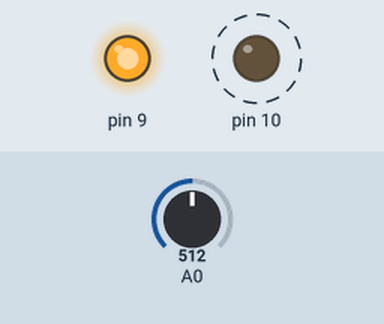
This sketch was run on a simulated Arduino Uno, built with avr-gcc and run on an emulated ATmega328P. Parts: output pins drawn as LEDs (lit = HIGH). Dashed ring = blinking. The test bench sets the inputs (shaded band); at power-on: A0 = 512.

Above: at 1.9 s.
2.0 s: A0 set to 122
At 2.3 s:
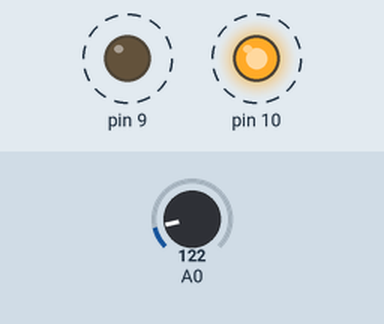
5.5 s: A0 set to 0
At 5.66 s:
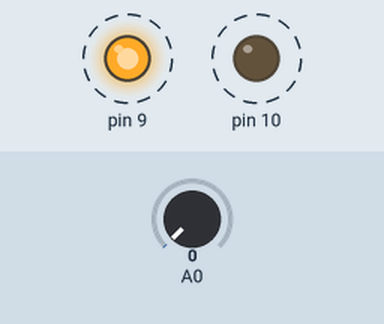
Timing chart, 0 to 15.0 s (numbered marks = the images above; inputs shaded):
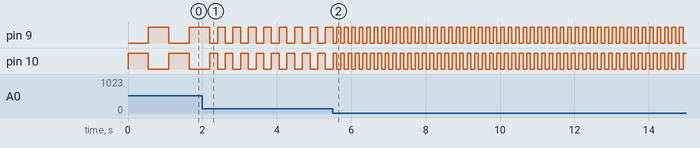

The sketch:

pot_time_led_code.ino
```cpp
void setup() {
  // put your setup code here, to run once:
  pinMode(A0,INPUT);
  pinMode(10,OUTPUT);
  pinMode(9,OUTPUT);


}

void loop() {
  // put your main code here, to run repeatedly:
  int pot_value = analogRead(A0);
  int delay_time = map(pot_value,0, 1023, 100, 1000);

  // Turn on LED A and turn off LED B
  digitalWrite(10, HIGH);
  digitalWrite(9, LOW);
  delay(delay_time);  // Wait for the mapped delay time

  // Turn off LED A and turn on LED B
  digitalWrite(10, LOW);
  digitalWrite(9, HIGH);
  delay(delay_time);
}
```

Measured:
- after the input at 2.0 s, pin 9, pin 10: alternates HIGH for 0.21 s and LOW for 0.21 s, starting after 0.41 s
- after the input at 5.5 s, pin 9, pin 10: alternates HIGH for 0.10 s and LOW for 0.10 s, starting after 0.11 s
- by itself, pin 10: alternates HIGH for 0.55 s and LOW for 0.55 s
